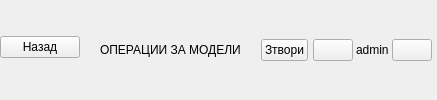
       <widget class="QWidget" name="headerHolder" native="true">
        <layout class="QHBoxLayout" name="horizontalLayout">
         <property name="spacing">
          <number>20</number>
         </property>
         <property name="leftMargin">
          <number>0</number>
         </property>
         <property name="topMargin">
          <number>0</number>
         </property>
         <property name="rightMargin">
          <number>0</number>
         </property>
         <property name="bottomMargin">
          <number>0</number>
         </property>
         <item alignment="Qt::AlignLeft">
          <widget class="QWidget" name="widget_4" native="true">
           <layout class="QHBoxLayout" name="horizontalLayout_2">
            <property name="spacing">
             <number>10</number>
            </property>
            <property name="leftMargin">
             <number>0</number>
            </property>
            <property name="topMargin">
             <number>0</number>
            </property>
            <property name="rightMargin">
             <number>0</number>
            </property>
            <property name="bottomMargin">
             <number>5</number>
            </property>
            <item>
             <widget class="QPushButton" name="operationsGroupsReturnBtn">
              <property name="text">
               <string>Назад</string>
              </property>
              <property name="icon">
               <iconset resource="../../../resources.qrc">
                <normaloff>:/icons/app/assets/icons/Alt-Arrow-Left--Streamline-Solar-Broken.svg</normaloff>:/icons/app/assets/icons/Alt-Arrow-Left--Streamline-Solar-Broken.svg</iconset>
              </property>
              <property name="iconSize">
               <size>
                <width>18</width>
                <height>18</height>
               </size>
              </property>
             </widget>
            </item>
           </layout>
          </widget>
         </item>
         <item alignment="Qt::AlignHCenter">
          <widget class="QLabel" name="pageTitle">
           <property name="text">
            <string>ОПЕРАЦИИ ЗА МОДЕЛИ</string>
           </property>
          </widget>
         </item>
         <item alignment="Qt::AlignRight">
          <widget class="QWidget" name="widget_6" native="true">
           <layout class="QHBoxLayout" name="horizontalLayout_13">
            <property name="spacing">
             <number>5</number>
            </property>
            <property name="leftMargin">
             <number>0</number>
            </property>
            <property name="topMargin">
             <number>0</number>
            </property>
            <property name="rightMargin">
             <number>0</number>
            </property>
            <property name="bottomMargin">
             <number>0</number>
            </property>
            <item>
             <widget class="QWidget" name="widget_8" native="true">
              <layout class="QHBoxLayout" name="horizontalLayout_14">
               <property name="spacing">
                <number>0</number>
               </property>
               <property name="leftMargin">
                <number>0</number>
               </property>
               <property name="topMargin">
                <number>0</number>
               </property>
               <property name="rightMargin">
                <number>0</number>
               </property>
               <property name="bottomMargin">
                <number>0</number>
               </property>
               <item>
                <widget class="QPushButton" name="closeBtn">
                 <property name="styleSheet">
                  <string notr="true">* {
	padding: 3px;
}</string>
                 </property>
                 <property name="text">
                  <string>Зтвори</string>
                 </property>
                 <property name="icon">
                  <iconset resource="../../../resources.qrc">
                   <normaloff>:/icons/app/assets/icons/Close-Square--Streamline-Solar-Broken.svg</normaloff>:/icons/app/assets/icons/Close-Square--Streamline-Solar-Broken.svg</iconset>
                 </property>
                 <property name="iconSize">
                  <size>
                   <width>20</width>
                   <height>20</height>
                  </size>
                 </property>
                </widget>
               </item>
              </layout>
             </widget>
            </item>
            <item>
             <widget class="QWidget" name="userHolder" native="true">
              <layout class="QHBoxLayout" name="horizontalLayout_3">
               <property name="spacing">
                <number>3</number>
               </property>
               <property name="leftMargin">
                <number>0</number>
               </property>
               <property name="topMargin">
                <number>0</number>
               </property>
               <property name="rightMargin">
                <number>5</number>
               </property>
               <property name="bottomMargin">
                <number>0</number>
               </property>
               <item>
                <widget class="QPushButton" name="userIcon">
                 <property name="focusPolicy">
                  <enum>Qt::NoFocus</enum>
                 </property>
                 <property name="text">
                  <string/>
                 </property>
                 <property name="icon">
                  <iconset resource="../../../resources.qrc">
                   <normaloff>:/icons/app/assets/icons/User--Streamline-Feather.svg</normaloff>:/icons/app/assets/icons/User--Streamline-Feather.svg</iconset>
                 </property>
                 <property name="iconSize">
                  <size>
                   <width>18</width>
                   <height>18</height>
                  </size>
                 </property>
                </widget>
               </item>
               <item>
                <widget class="QLabel" name="usernameLabel">
                 <property name="text">
                  <string>admin</string>
                 </property>
                </widget>
               </item>
               <item>
                <widget class="QPushButton" name="logoutBtn">
                 <property name="text">
                  <string/>
                 </property>
                 <property name="icon">
                  <iconset resource="../../../resources.qrc">
                   <normaloff>:/icons/app/assets/icons/Log-Out--Streamline-Feather.svg</normaloff>:/icons/app/assets/icons/Log-Out--Streamline-Feather.svg</iconset>
                 </property>
                 <property name="iconSize">
                  <size>
                   <width>18</width>
                   <height>18</height>
                  </size>
                 </property>
                </widget>
               </item>
              </layout>
             </widget>
            </item>
           </layout>
          </widget>
         </item>
        </layout>
       </widget>
